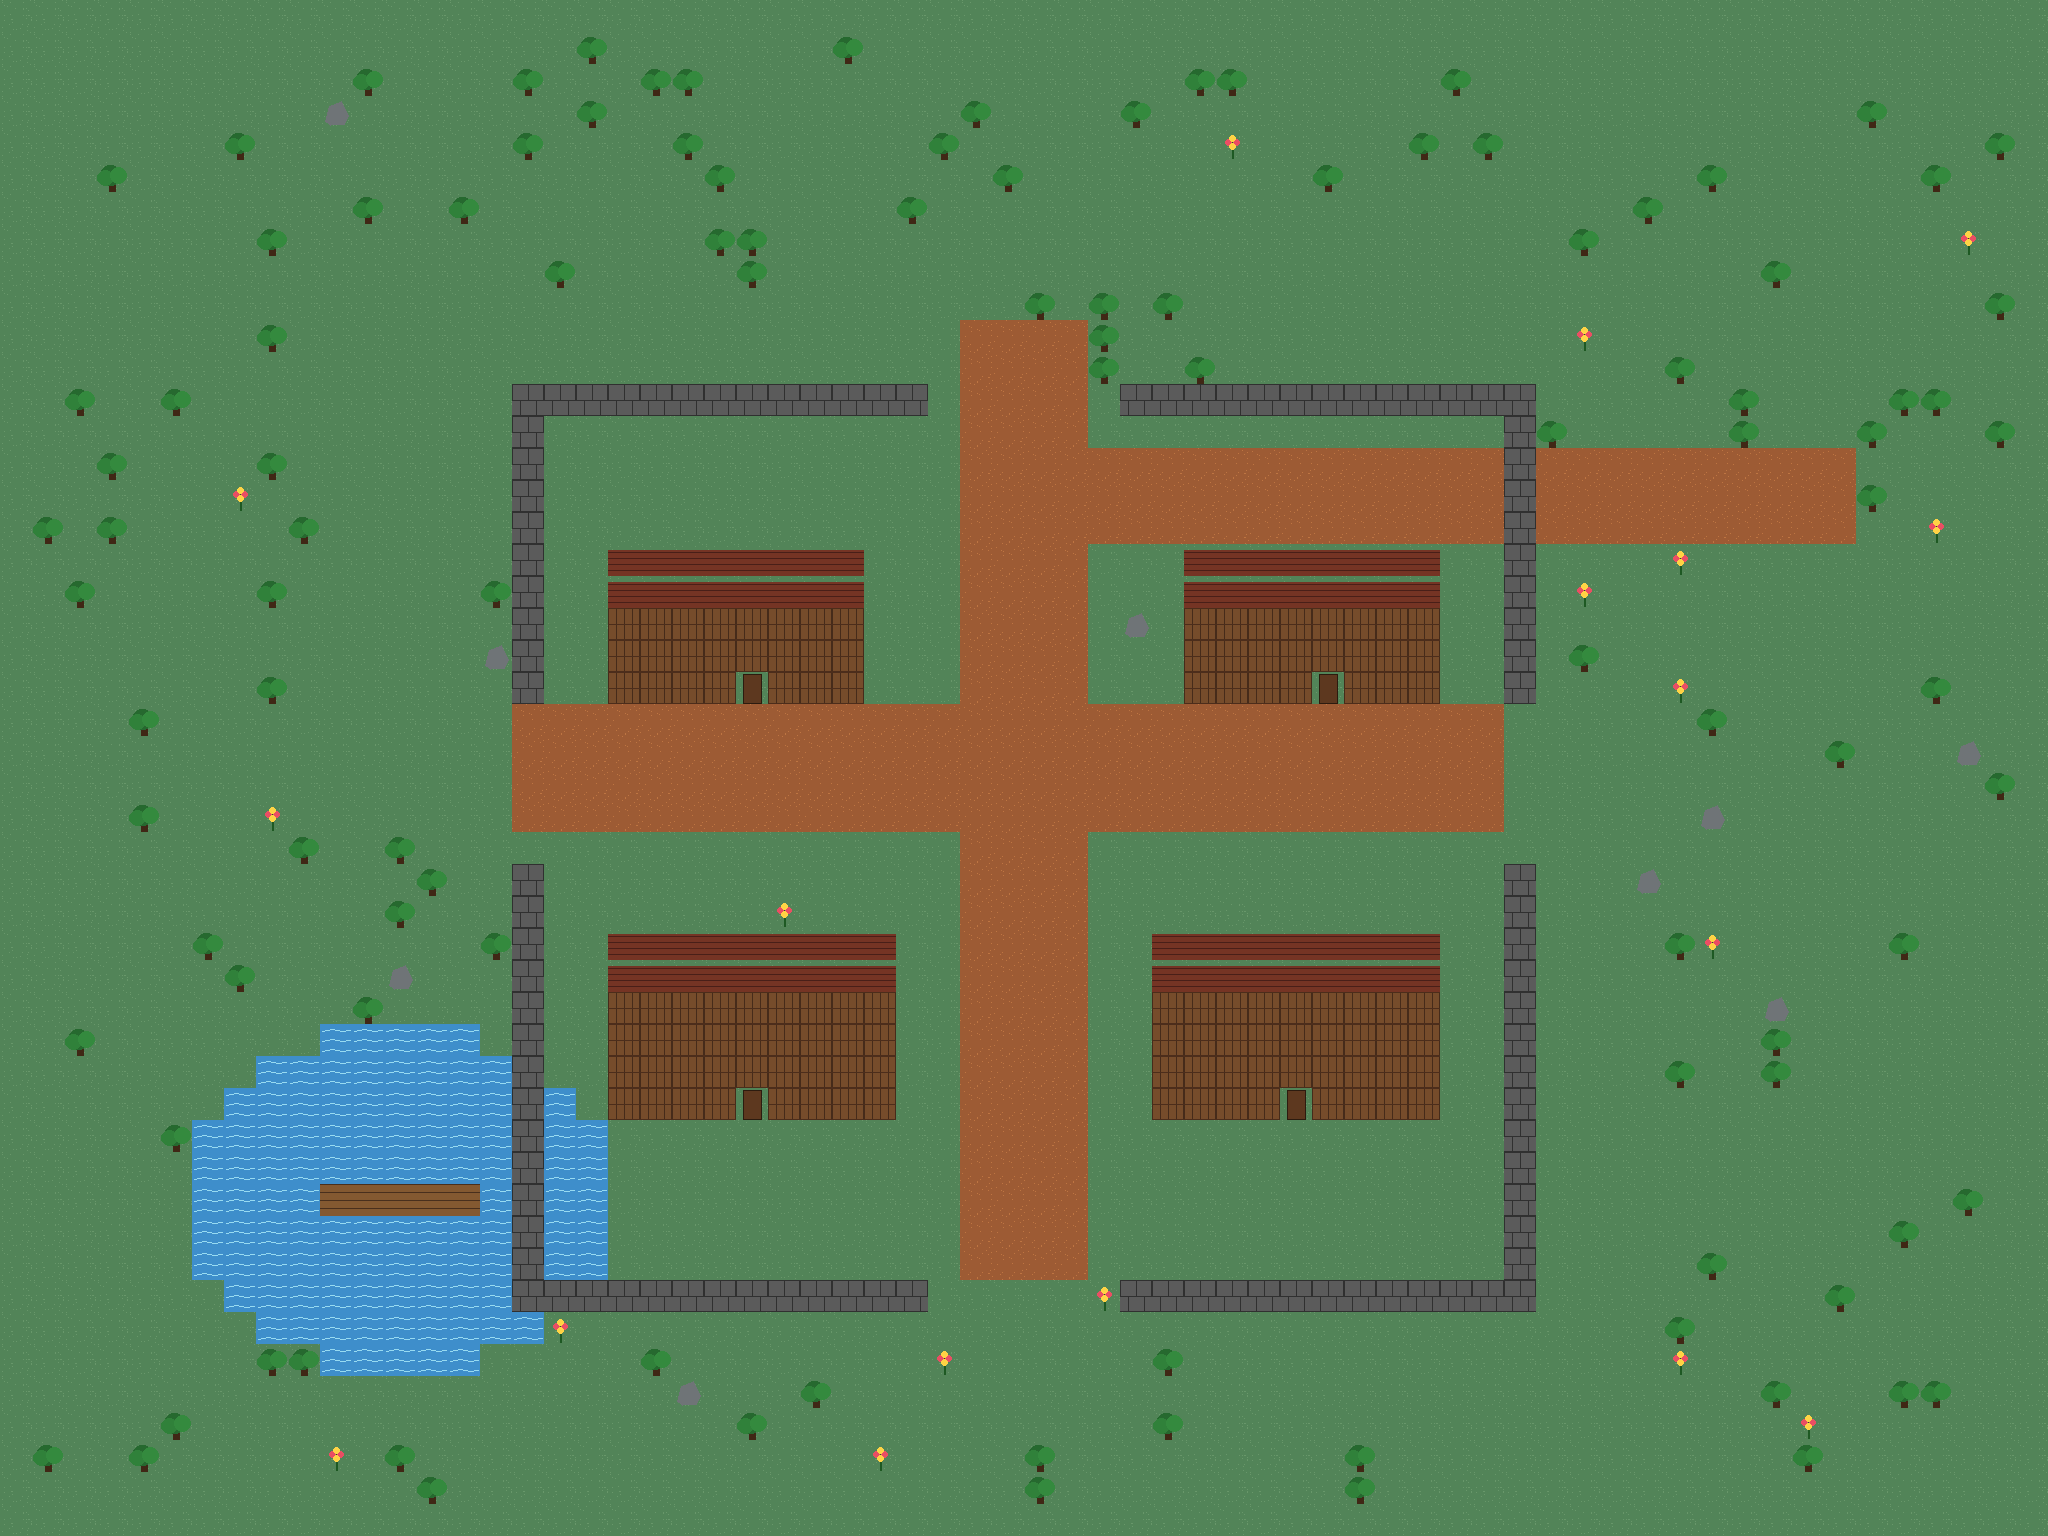

A 2D game scene composited from a Tiled map and its tileset images. What follows is a short description and the map's XML, with each tile layer's data collapsed to a summary:
An orthogonal 64x48 tile map with 32x32 px tiles, 5 tile layers (Ground, Paths, Water, Buildings, ...), 1 hidden layer not drawn and 12 objects (9x MonsterSpawn, NPC, SafeZone, HuntingZone).

<map version="1.10" tiledversion="1.12.2" orientation="orthogonal" renderorder="right-down" width="64" height="48" tilewidth="32" tileheight="32" infinite="0" nextlayerid="10" nextobjectid="30">
  <tileset firstgid="1" source="starter_tileset.tsx" />
  <layer id="1" name="Ground" width="64" height="48">
    <data>[3072 cells, 3072 non-empty, 1 distinct tile ids]</data>
  </layer>
  <layer id="2" name="Paths" width="64" height="48">
    <data>[3072 cells, 300 non-empty, 1 distinct tile ids]</data>
  </layer>
  <layer id="3" name="Water" width="64" height="48">
    <data>[3072 cells, 110 non-empty, 1 distinct tile ids]</data>
  </layer>
  <layer id="4" name="Buildings" width="64" height="48">
    <data>[3072 cells, 289 non-empty, 5 distinct tile ids]</data>
  </layer>
  <layer id="5" name="Nature_Decoration" width="64" height="48">
    <data>[3072 cells, 139 non-empty, 3 distinct tile ids]</data>
  </layer>
  <layer id="6" name="Collision" width="64" height="48" visible="0">
    <data>[3072 cells, 493 non-empty, 1 distinct tile ids]</data>
  </layer>
  <objectgroup id="7" name="NPCs">
    <object id="1" name="Comerciante" type="NPC" x="1024" y="736" width="32" height="32">
      <properties>
        <property name="npc_id" value="merchant_01" />
        <property name="dialogue" value="Bem-vindo à vila!" />
      </properties>
    </object>
  </objectgroup>
  <objectgroup id="8" name="MonsterSpawns">
    <object id="2" name="SlimeSpawn" type="MonsterSpawn" x="1664" y="256" width="32" height="32">
      <properties>
        <property name="monster_id" value="slime" />
        <property name="respawn_seconds" type="int" value="20" />
        <property name="max_alive" type="int" value="1" />
      </properties>
    </object>
    <object id="3" name="SlimeSpawn" type="MonsterSpawn" x="1824" y="384" width="32" height="32">
      <properties>
        <property name="monster_id" value="slime" />
        <property name="respawn_seconds" type="int" value="20" />
        <property name="max_alive" type="int" value="1" />
      </properties>
    </object>
    <object id="4" name="SlimeSpawn" type="MonsterSpawn" x="1600" y="576" width="32" height="32">
      <properties>
        <property name="monster_id" value="slime" />
        <property name="respawn_seconds" type="int" value="20" />
        <property name="max_alive" type="int" value="1" />
      </properties>
    </object>
    <object id="5" name="SlimeSpawn" type="MonsterSpawn" x="1760" y="704" width="32" height="32">
      <properties>
        <property name="monster_id" value="slime" />
        <property name="respawn_seconds" type="int" value="20" />
        <property name="max_alive" type="int" value="1" />
      </properties>
    </object>
    <object id="6" name="SlimeSpawn" type="MonsterSpawn" x="1920" y="832" width="32" height="32">
      <properties>
        <property name="monster_id" value="slime" />
        <property name="respawn_seconds" type="int" value="20" />
        <property name="max_alive" type="int" value="1" />
      </properties>
    </object>
    <object id="7" name="SlimeSpawn" type="MonsterSpawn" x="1632" y="992" width="32" height="32">
      <properties>
        <property name="monster_id" value="slime" />
        <property name="respawn_seconds" type="int" value="20" />
        <property name="max_alive" type="int" value="1" />
      </properties>
    </object>
    <object id="8" name="SlimeSpawn" type="MonsterSpawn" x="1856" y="1152" width="32" height="32">
      <properties>
        <property name="monster_id" value="slime" />
        <property name="respawn_seconds" type="int" value="20" />
        <property name="max_alive" type="int" value="1" />
      </properties>
    </object>
    <object id="9" name="SlimeSpawn" type="MonsterSpawn" x="1408" y="256" width="32" height="32">
      <properties>
        <property name="monster_id" value="slime" />
        <property name="respawn_seconds" type="int" value="20" />
        <property name="max_alive" type="int" value="1" />
      </properties>
    </object>
    <object id="10" name="SlimeSpawn" type="MonsterSpawn" x="1472" y="352" width="32" height="32">
      <properties>
        <property name="monster_id" value="slime" />
        <property name="respawn_seconds" type="int" value="20" />
        <property name="max_alive" type="int" value="1" />
      </properties>
    </object>
  </objectgroup>
  <objectgroup id="9" name="Zones">
    <object id="11" name="StarterVillage" type="SafeZone" x="512" y="384" width="1024" height="928">
      <properties>
        <property name="pvp_enabled" type="bool" value="false" />
      </properties>
    </object>
    <object id="12" name="SlimeHuntingArea" type="HuntingZone" x="1376" y="160" width="640" height="1120">
      <properties>
        <property name="recommended_level" type="int" value="1" />
      </properties>
    </object>
  </objectgroup>
</map>
